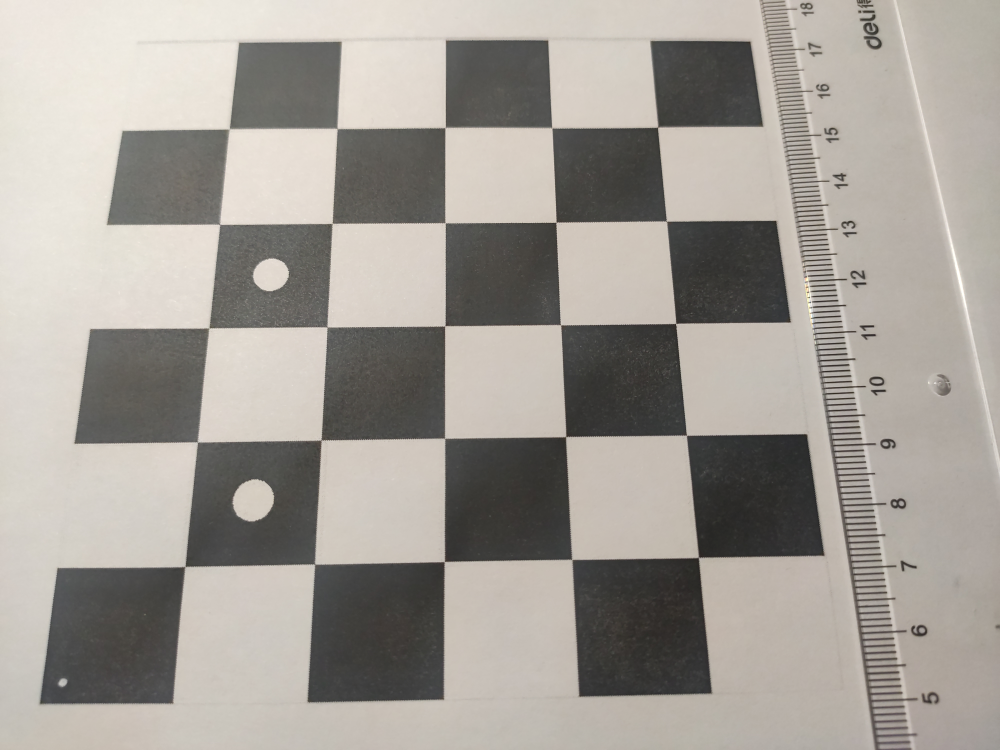
#> input picture serverV2/chessboard4a.jpg, 4000 x 3000 px (shown at 1/4 size); its folder holds 3 pictures in this run
$ python main.py
#> lines starting #> are read from the running program, lines starting #| are printed output that depends on the picture; long printed decimals are rounded
import cv2
import numpy as np
import glob

# 设置寻找亚像素角点的参数，采用的停止准则是最大循环次数30和最大误差容限0.001
criteria = (cv2.TERM_CRITERIA_MAX_ITER | cv2.TERM_CRITERIA_EPS, 30, 0.001)

# 获取标定板角点的位置
#objp = np.zeros((11 * 13, 3), np.float32)
#objp[:, :2] = np.mgrid[0:13, 0:11].T.reshape(-1, 2)  # 将世界坐标系建在标定板上，所有点的Z坐标全部为0，所以只需要赋值x和y
objp = np.zeros((5 * 5, 3), np.float32)
objp[:, :2] = np.mgrid[0:5, 0:5].T.reshape(-1, 2)

obj_points = []  # 存储3D点
img_points = []  # 存储2D点

images = glob.glob(R'C:\Users\dell\Desktop\Courses\IPP\serverV2\chessboard4*.jpg')
print("load the pictures!")
i=0;
for fname in images:
    img = cv2.imread(fname)
#> img is the input picture: shape (3000, 4000, 3); mean B, G, R 150.6, 157.4, 162.5
    gray = cv2.cvtColor(img, cv2.COLOR_BGR2GRAY)
    size = gray.shape[::-1]
#> size = (4000, 3000)
    #ret, corners = cv2.findChessboardCorners(gray, (13, 11), None)
    ret, corners = cv2.findChessboardCorners(gray, (5, 5), None)
#> ret = True; corners = 25 rows, first 8: [2632.5, 511], [2666.5, 886.5], [2703.8, 1294.2], [2746.5, 1740.9], [2795, 2231], [2208.2, 515.5], [2224.5, 890.3], [2245, 1300.5]
    #print(corners)
    print("find chessboard corners!")
    if ret:

        obj_points.append(objp)

        corners2 = cv2.cornerSubPix(gray, corners, (5, 5), (-1, -1), criteria)  # 在原角点的基础上寻找亚像素角点
#> corners2 = 25 rows, first 8: [2630.8, 510], [2666.8, 886.9], [2703.6, 1293.9], [2746.7, 1744], [2794.7, 2228.4], [2209.6, 513.5], [2225.2, 890.5], [2244.8, 1300.3]
        #print(corners2)
        if [corners2]:
            img_points.append(corners2)
        else:
            img_points.append(corners)

        #cv2.drawChessboardCorners(img, (13, 11), corners, ret)  # 记住，OpenCV的绘制函数一般无返回值
        cv2.drawChessboardCorners(img, (5, 5), corners, ret)
#> pass 3 of the loop `for fname in images:`:
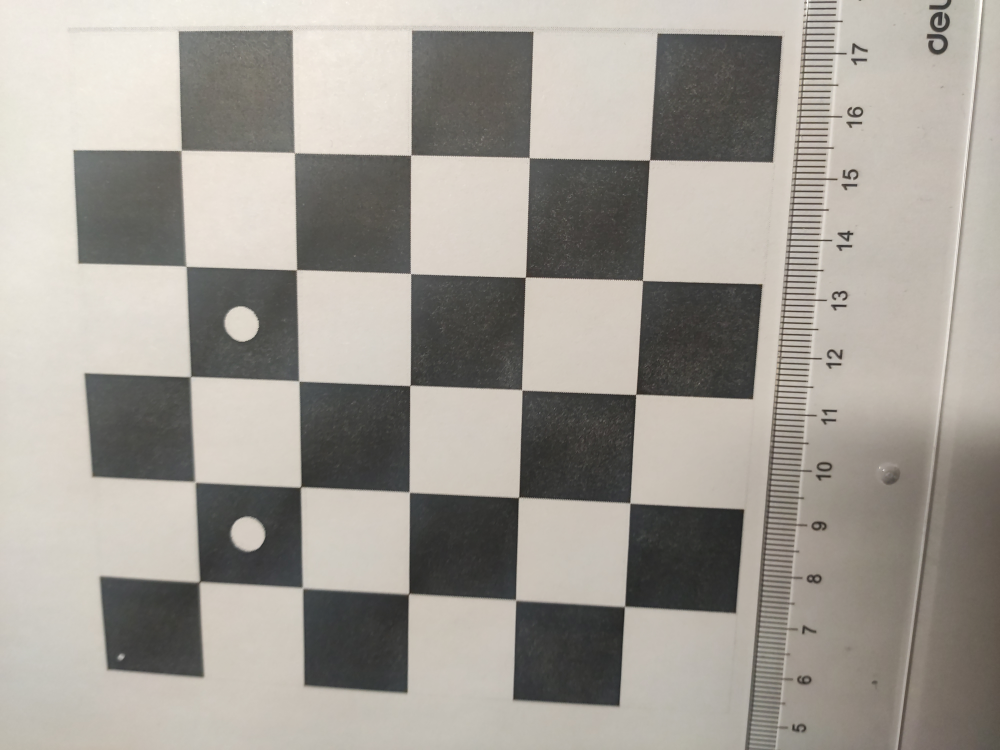
#> input picture serverV2/chessboard4c.jpg, 4000 x 3000 px (shown at 1/4 size)
#> img is the input picture: shape (3000, 4000, 3); mean B, G, R 149.3, 156.8, 161.6
#> corners = 25 rows, first 8: [726, 603], [1179.5, 612], [1646, 623.8], [2118.5, 631.5], [2599, 642], [745, 1067], [1187.5, 1081], [1642.5, 1096]
#> corners2 = 25 rows, first 8: [726.4, 602.6], [1180.5, 615.7], [1645.4, 623.7], [2117.7, 634.6], [2598.8, 639.4], [747.5, 1067.5], [1188.9, 1079.7], [1643.7, 1095.7]
#> pts1 = [[726.4, 602.6], [2598.8, 639.4], [2500, 2427]]
#> vec = [1872.4, 36.73]
#> tan = 0.0196
#> M = [[0.341, 0.0189, 1420.6], [-0.00702, 0.358, 1469.6]]
#> `img3 = cv2.warpAffine(img, M, (cap, cap))`:
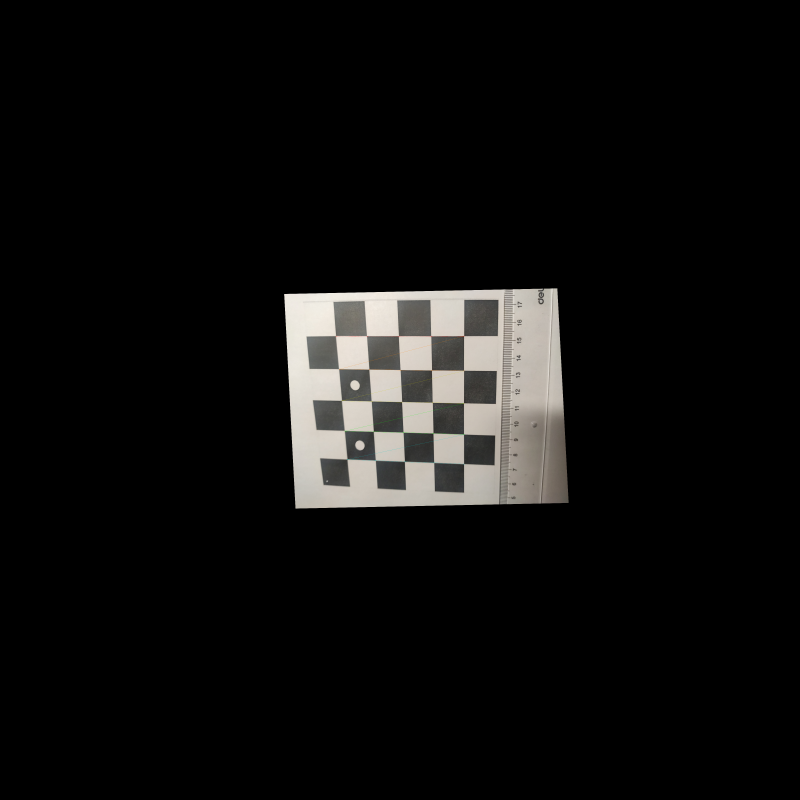
#> img3: shape (4000, 4000, 3) (shown at 1/5 size); mean B, G, R 13.7, 14.4, 14.8
#> `img3 = cv2.resize(img3, (size2, size2))`:
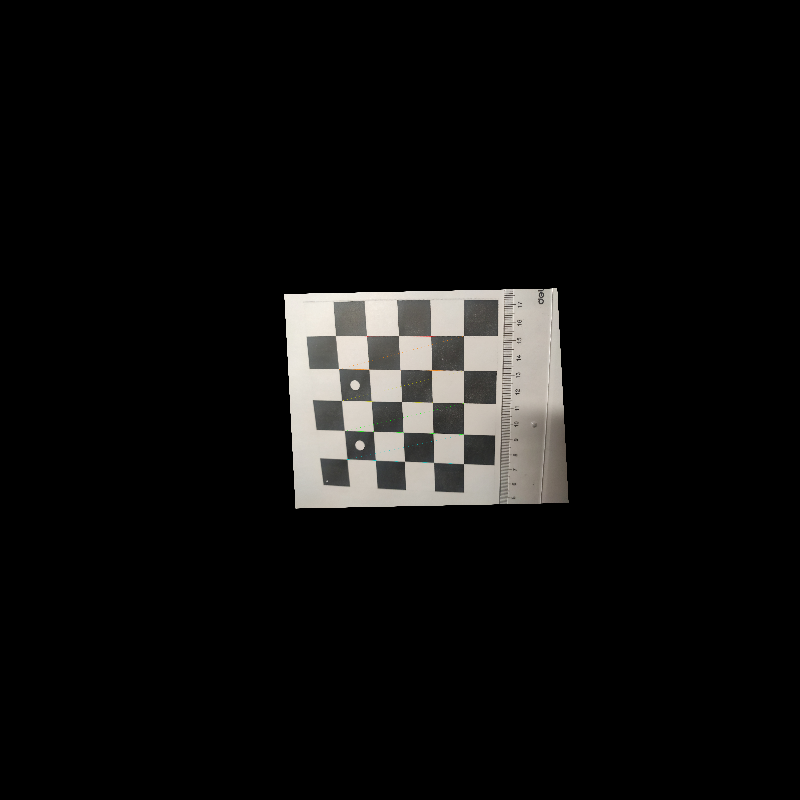
#> img3: shape (800, 800, 3); mean B, G, R 13.7, 14.4, 14.8
        i+=1;
        #cv2.imwrite('conimg'+str(i)+'.jpg', img)
        cv2.imwrite('conimg_4_' + str(i) + '.jpg', img)
        cv2.waitKey(1500)
    if i == 3:
        print("processing image3")
        h, w = img.shape[:2]
        objp2 = np.zeros((5 * 5, 2), np.float32)
        cap = max(h, w)
        k = np.mgrid[-2:3:1, -2:3:1].T.reshape(-1, 2)
        #print(k)
        ratio = 0.04
        objp2[:, :2] = (k * ratio + 0.5) * cap
        #print(objp)
        #print(objp2)
        if [corners2]:
            pts1 = np.float32([corners2[0][0], corners2[4][0], corners2[-1][0]])
            vec = corners2[4][0] - corners2[0][0]
            tan = vec[1] / vec[0]
        else:
            pts1 = np.float32([corners[0][0], corners[4][0], corners[-1][0]])
            vec = corners[4][0] - corners[0][0]
            tan = vec[1] / vec[0]
        if tan <= 1 and tan >= -1:
            if vec[0] >= 0:
                pts2 = np.float32([objp2[0], objp2[4], objp2[-1]])
            else:
                pts2 = np.float32([objp2[-1], objp2[-5], objp2[0]])
        else:
            if vec[1] >= 0:
                pts2 = np.float32([objp2[4], objp2[-1], objp2[-5]])
            else:
                pts2 = np.float32([objp2[-5], objp2[0], objp2[4]])
        M = cv2.getAffineTransform(pts1, pts2)
        img3 = cv2.warpAffine(img, M, (cap, cap))
        size2 = 800
        img3 = cv2.resize(img3, (size2, size2))
print(len(img_points))
#| 3
cv2.destroyAllWindows()

# 标定
ret, mtx, dist, rvecs, tvecs = cv2.calibrateCamera(obj_points, img_points, size, None, None)
#> ret = 2.09; mtx = [[3257, 0, 2012.3], [0, 3228.7, 1476.2], [0, 0, 1]]; dist = [[0.107, -0.813, -0.00251, -0.000742, 1.83]]; rvecs = ([-0.275, 0.236, 1.54], [-0.0459, 0.0641, 1.57], [0.171, 0.0699, 0.032]); tvecs = ([1.46, -2.29, 7.71], [1.38, -2.12, 7.28], [-2.77, -1.89, 7.06])

print("ret:", ret)
#| ret: 2.089
print("mtx:\n", mtx) # 内参数矩阵
#| mtx:
#|  [[3.25698682e+03 0.00000000e+00 2.01231207e+03]
#|  [0.00000000e+00 3.22865530e+03 1.47623757e+03]
#|  [0.00000000e+00 0.00000000e+00 1.00000000e+00]]
print("dist:\n", dist)  # 畸变系数   distortion cofficients = (k_1,k_2,p_1,p_2,k_3)
#| dist:
#|  [[ 1.06671723e-01 -8.13232119e-01 -2.51090550e-03 -7.42158045e-04
#|    1.82589463e+00]]
print("rvecs:\n", rvecs)  # 旋转向量  # 外参数
#| rvecs:
#|  (array([[-0.2746],
#|        [ 0.2357],
#|        [ 1.539]]), array([[-0.04588],
#|        [ 0.06406 ],
#|        [ 1.573]]), array([[0.1707],
#|        [0.06989],
#|        [0.03203]]))
print("tvecs:\n", tvecs ) # 平移向量  # 外参数
#| tvecs:
#|  (array([[ 1.459],
#|        [-2.290],
#|        [ 7.711]]), array([[ 1.376],
#|        [-2.116],
#|        [ 7.276]]), array([[-2.771],
#|        [-1.894],
#|        [ 7.060]]))

print("-----------------------------------------------------")
# img = cv2.imread(images[2])
img = img3
h, w = img.shape[:2]
#> h = 800; w = 800
newcameramtx, roi = cv2.getOptimalNewCameraMatrix(mtx,dist,(w,h),1,(w,h))#显示更大范围的图片（正常重映射之后会删掉一部分图像）
#> newcameramtx = [[3437.1, 0, 2058.3], [0, 3238.4, 1454.6], [0, 0, 1]]; roi = (117, 104, 668, 676)
print (newcameramtx)
#| [[3.43713332e+03 0.00000000e+00 2.05830293e+03]
#|  [0.00000000e+00 3.23838459e+03 1.45455138e+03]
#|  [0.00000000e+00 0.00000000e+00 1.00000000e+00]]
print("------------------使用undistort函数-------------------")
dst = cv2.undistort(img,mtx,dist,None,newcameramtx)
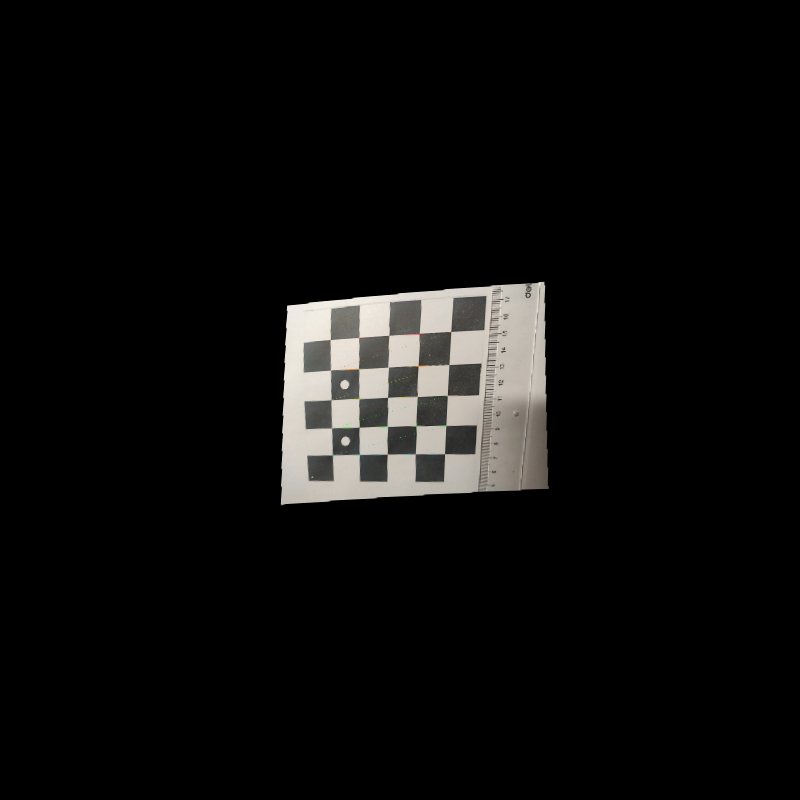
#> dst: shape (800, 800, 3); mean B, G, R 12.4, 13, 13.4
x,y,w,h = roi
#> x = 117; y = 104; w = 668; h = 676
dst1 = dst[y:y+h,x:x+w]
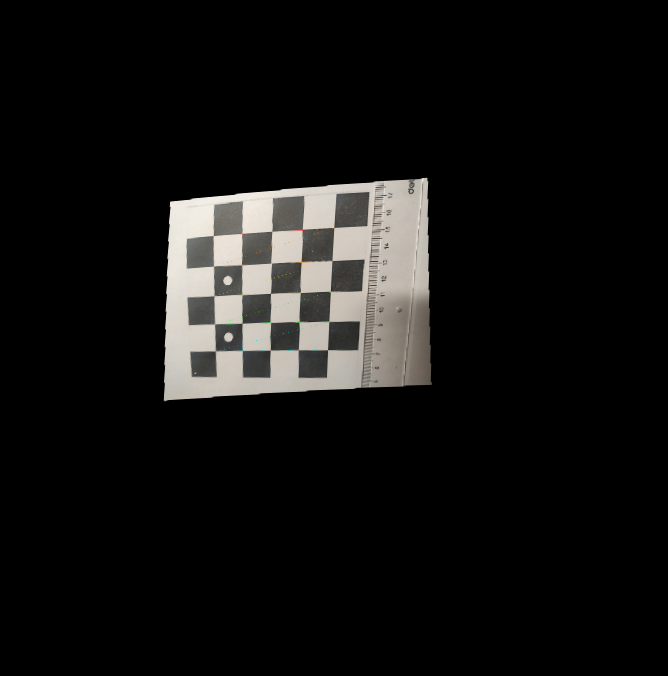
#> dst1: shape (676, 668, 3); mean B, G, R 17.5, 18.4, 19
#cv2.imwrite('calibresult3.jpg', dst1)
cv2.imwrite('calibresult4.jpg', dst1)
print ("方法一:dst的大小为:", dst1.shape)
#| 方法一:dst的大小为: (676, 668, 3)
